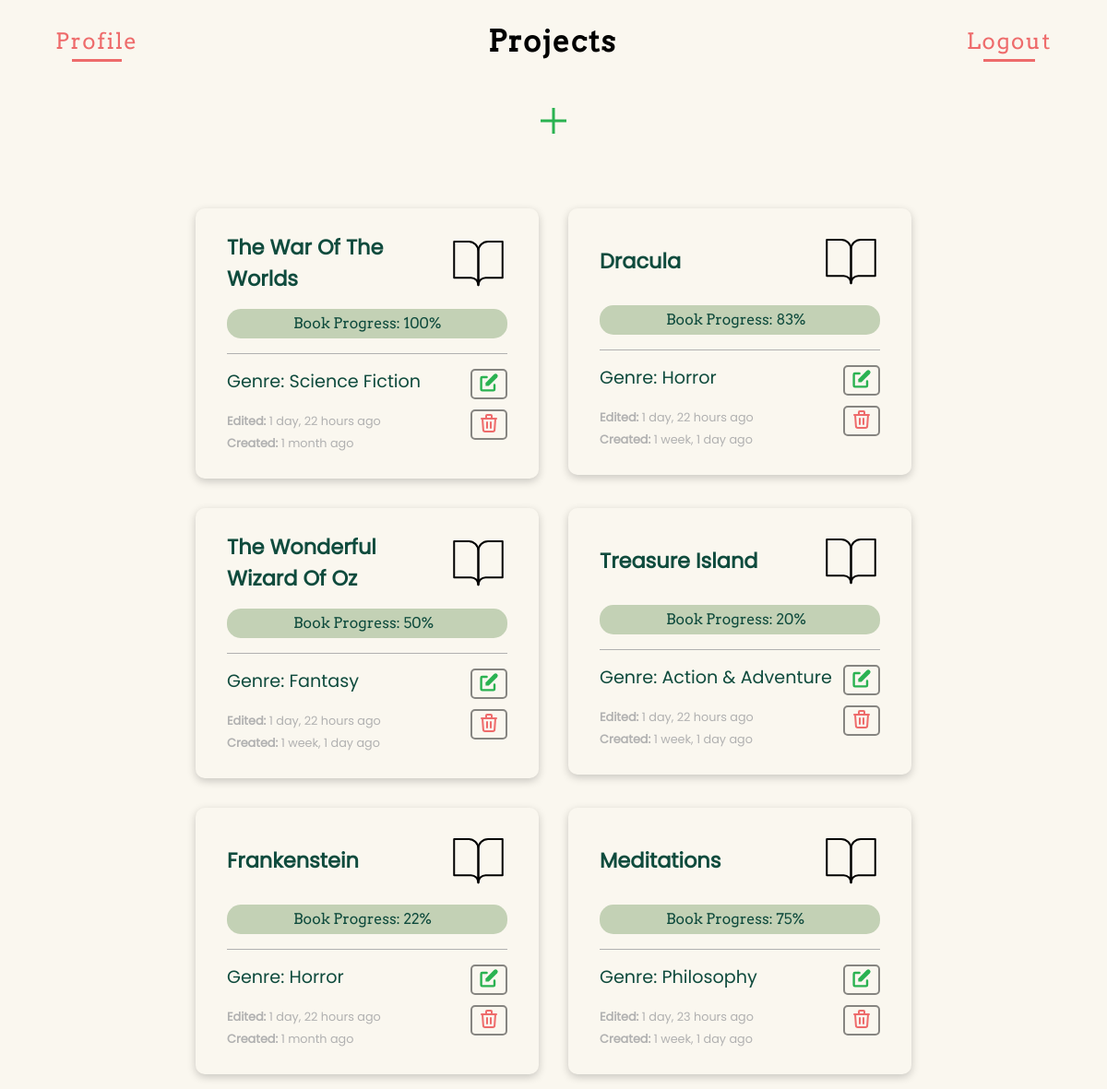
The app's page / (signed in), older data.
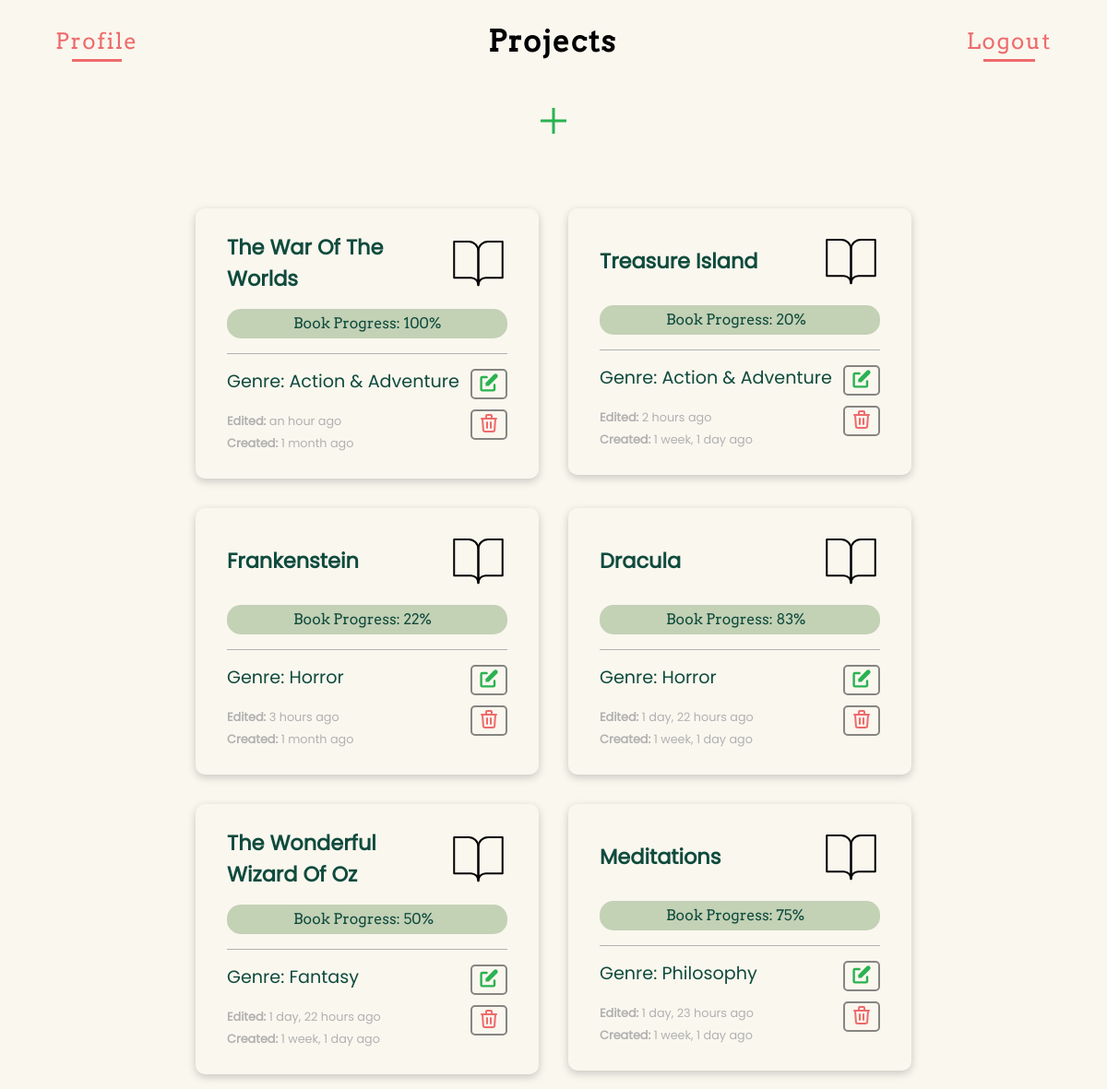
The same page, newer data.
### writeoff/models.py (models this page shows, shortened)
class Project(models.Model):
    author = models.ForeignKey(
        User, on_delete=models.CASCADE, related_name="creator")
    title = models.CharField(max_length=60)
    slug = models.SlugField(unique=True, blank=True, null=True)
    genre = models.ForeignKey(
        Genre, on_delete=models.CASCADE, related_name="project")
    content = models.TextField(blank=True)
    created = models.DateTimeField(auto_now_add=True)
    edited = models.DateTimeField(auto_now=True)
    completed = models.BooleanField(default=False)
    def progress(self):
        try:
            totalEvents = self.timeline.all().count()
            completedEvents = self.timeline.filter(completed=True).count()
            return round((completedEvents/totalEvents)*100)
        except (AttributeError, ZeroDivisionError):
            return 0
    class Meta:
        ordering = ['-edited']

class Genre(models.Model):
    name = models.CharField(max_length=50, blank=True, null=True)
    def __str__(self):
        return self.name
    class Meta:
        ordering = ['name']

### writeoff/views.py (the view, shortened to what this page needs)
# urls.py: path("", views.index, name='index'),
@login_required
def index(request):
    projects = Project.objects.filter(author=request.user)
    genres = Genre.objects.all()
    for project in projects:
        if project.progress() == 100:
            if project.completed != True:
                project.completed = True
                project.save()
        if project.completed == True:
            if project.progress() < 100:
                project.completed = False
                project.save()
    return render(request, "index.html", {
        'form': ProjectForm(),
        'projects': projects,
        'genres': genres
    })

### writeoff/templates/index.html (shortened to what this page needs)
{% load static %}
{% load humanize %}
<!DOCTYPE html>
<html lang="en">
<head>
    <link href="{% static 'styles.css' %}" rel="stylesheet">
</head>
<body>
    {% block body %}
        <div class="project-container">
            <header class="project-header">
                <div class="project-nav">
                    <div class="project-nav-logout nav-user">
                        <a href="{% url 'profile' user.id %}">Profile</a>
                    </div>
                    <div class="project-nav-title">
                        <h1>Projects</h1>
                    </div>
                    <div class="project-nav-logout">
                        <a href="{% url 'logout' %}">Logout</a>
                    </div>
                </div>
                <div class="project-form-container">
                    <div class="project-expand">
                        <button aria-description="Add a project" class="add-project"><svg xmlns="http://www.w3.org/2000/svg" height="48" width="48">
                            <path d="M22.5 38V25.5H10v-3h12.5V10h3v12.5H38v3H25.5V38Z" />
                        </svg></button>
                    </div>
                </div>
            </header>
            <div class="card-container">
                {% for project in projects %}
                    <a href="{% url 'overview' project.slug %}">
                        <div class="project-card" data-title="{{ project.title }}" data-genre="{{ project.genre }}" data-slug="{{ project.slug }}" data-id="{{ project.id }}">
                            <div class="card-title">
                                <h3 class="project-title">{{ project.title|title }}</h3>
                                <img src="{% static 'assets/book-open.svg'%}" alt="open book icon">
                            </div>
                            <div class="progress-wrapper">
                                <div class="progress-pill">
                                    <label for="book-progress">Book Progress: {{ project.progress }}%</label>
                                </div>
                            </div>
                            <div class="card-bottom">
                                <div class="card-content">
                                    <p>Genre: {{ project.genre }}</p>
                                    <p id="stats-sm"><strong>Edited: </strong>{{ project.edited|naturaltime }}</p>
                                    <p id="stats-sm"><strong>Created: </strong>{{ project.created|naturaltime }}</p>
                                </div>
                                <div class="card-buttons">
                                    <button id="edit-project-btn" class="btn">
                                    </button>
                                    <button id="delete-project-btn" class="btn">
                                    </button>
                                </div>
                            </div>
                        </div>
                    </a>
                {% endfor %}
            </div>
        </div>
    {% endblock %}
</body>
</html>

### writeoff/static/styles.css (style rules this page uses)
body { padding: 0; margin: 0; box-sizing: border-box; font-family: "Poppins", sans-serif; line-height: 1.5; background-color: #faf7ef; min-height: 100vh; }
[class^="icon"] { display: relative; height: 24px; }
.card-container { display: flex; flex-direction: row; flex-wrap: wrap; justify-content: center; align-items: flex-start; }
.card-container a { text-decoration: none; }
.project-container { width: 100%; padding: 0; display: flex; flex-direction: column; justify-content: center; align-items: center; }
.project-container h1 { font-family: "Arvo", serif; letter-spacing: 0.1rem; }
.project-header { display: flex; flex-direction: column; align-items: center; justify-content: center; width: 100%; margin-bottom: 2rem; }
.project-nav { display: flex; align-items: center; justify-content: space-between; width: 90%; position: relative; }
.project-nav-logout, .nav-user { text-decoration: none; font-family: "Arvo", serif; letter-spacing: 0.1rem; color: #ee6b6b; position: relative; }
.project-nav-logout a { text-decoration: none; font-size: 1.5rem; font-family: "Arvo", serif; letter-spacing: 0.1rem; color: #ee6b6b; }
.project-nav-logout a::after { position: absolute; content: ""; height: 0.2rem; bottom: -4px; left: 0; right: 0; background: #ee6b6b; z-index: 10; width: 60%; margin: 0 auto; transition: all linear 0.3s; }
.project-form-container { display: flex; flex-direction: column; justify-content: center; align-items: center; margin-block: 1rem; }
.add-project { all: unset; cursor: pointer; fill: #2ab251; transition: all 0.3s linear; }
.project-title, .project-genre { width: 200px; }
.project-card { border-radius: 10px; width: 19rem; padding: 1.5rem 2rem 1.5rem 2rem; color: #0f4b3d; border: 2px solid transparent; box-shadow: 0 3px 10px rgb(0 0 0 / 0.2); transition: transform 0.2s; margin: 1rem; }
.card-title { display: flex; justify-content: space-between; align-items: center; font-size: 1.2rem; margin-bottom: 1rem; overflow: hidden; text-overflow: ellipsis; }
.card-title h3 { margin: 0; }
.card-bottom { display: flex; justify-content: space-between; }
.card-content { display: flex; flex-direction: column; justify-content: end; align-items: flex-start; }
.card-content p { margin-top: 1rem; margin-bottom: 0; font-size: 1.2rem; }
.card-content p:first-child { margin-bottom: 1rem; }
#stats-sm { font-size: 0.8rem; margin: 0; line-height: 1.5rem; color: #b1b1b1; }
.progress-wrapper { display: flex; position: relative; flex-direction: column; justify-content: center; align-items: center; border-bottom: 1px solid #b1b1b1; padding-bottom: 1rem; }
.progress-pill { position: relative; width: 100%; height: 2rem; margin: auto; text-align: center; background-color: #c3d1b5; border-radius: 15px; z-index: -1; }
.progress-pill label { position: absolute; z-index: 10; font-family: "Arvo", serif; top: 50%; transform: translateY(-50%); }
.icon-edit { fill: #2ab251; }
.card-buttons { display: flex; flex-direction: column; justify-content: space-between; align-items: center; padding-block: 1rem; }
.btn { cursor: pointer; border: 2px solid rgba(20, 20, 20, 0.5); border-radius: 5px; background-color: transparent; }
.btn > svg, .icon-delete { transition: all 0.2s cubic-bezier(0.075, 0.82, 0.165, 1); }

Row changes from the older to the newer data that the page shows:
changed Project "The War Of The Worlds": genre "Science Fiction" → "Action & Adventure"; edited "1 day, 22 hours ago" → "an hour ago"
changed Project "Treasure Island": edited "1 day, 22 hours ago" → "2 hours ago"; moves up the list
changed Project "Frankenstein": edited "1 day, 22 hours ago" → "3 hours ago"; moves up the list
